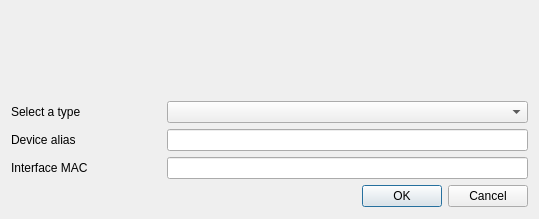
<?xml version="1.0" encoding="UTF-8"?>
<ui version="4.0">
 <class>frmDeviceCRUD</class>
 <widget class="QDialog" name="frmDeviceCRUD">
  <property name="geometry">
   <rect>
    <x>0</x>
    <y>0</y>
    <width>539</width>
    <height>219</height>
   </rect>
  </property>
  <property name="windowIcon">
   <iconset resource="../images/devicesinlan.qrc">
    <normaloff>:/configure.png</normaloff>:/configure.png</iconset>
  </property>
  <layout class="QVBoxLayout" name="verticalLayout_2">
   <item>
    <layout class="QVBoxLayout" name="verticalLayout">
     <item>
      <widget class="QLabel" name="lblTitle">
       <property name="minimumSize">
        <size>
         <width>0</width>
         <height>30</height>
        </size>
       </property>
       <property name="maximumSize">
        <size>
         <width>16777215</width>
         <height>30</height>
        </size>
       </property>
       <property name="font">
        <font>
         <pointsize>12</pointsize>
         <weight>75</weight>
         <bold>true</bold>
        </font>
       </property>
       <property name="alignment">
        <set>Qt::AlignCenter</set>
       </property>
      </widget>
     </item>
     <item>
      <layout class="QHBoxLayout" name="horizontalLayout_2">
       <item>
        <spacer name="horizontalSpacer_2">
         <property name="orientation">
          <enum>Qt::Horizontal</enum>
         </property>
         <property name="sizeHint" stdset="0">
          <size>
           <width>40</width>
           <height>20</height>
          </size>
         </property>
        </spacer>
       </item>
       <item>
        <widget class="QLabel" name="lblPixmap">
         <property name="sizePolicy">
          <sizepolicy hsizetype="Fixed" vsizetype="Fixed">
           <horstretch>0</horstretch>
           <verstretch>0</verstretch>
          </sizepolicy>
         </property>
         <property name="minimumSize">
          <size>
           <width>48</width>
           <height>48</height>
          </size>
         </property>
         <property name="maximumSize">
          <size>
           <width>48</width>
           <height>48</height>
          </size>
         </property>
         <property name="pixmap">
          <pixmap resource="../images/devicesinlan.qrc">:/configure.png</pixmap>
         </property>
         <property name="scaledContents">
          <bool>true</bool>
         </property>
         <property name="alignment">
          <set>Qt::AlignCenter</set>
         </property>
        </widget>
       </item>
       <item>
        <spacer name="horizontalSpacer">
         <property name="orientation">
          <enum>Qt::Horizontal</enum>
         </property>
         <property name="sizeHint" stdset="0">
          <size>
           <width>40</width>
           <height>20</height>
          </size>
         </property>
        </spacer>
       </item>
      </layout>
     </item>
     <item>
      <layout class="QHBoxLayout" name="horizontalLayout">
       <item>
        <widget class="QLabel" name="label_2">
         <property name="minimumSize">
          <size>
           <width>150</width>
           <height>0</height>
          </size>
         </property>
         <property name="maximumSize">
          <size>
           <width>150</width>
           <height>16777215</height>
          </size>
         </property>
         <property name="text">
          <string>Select a type</string>
         </property>
        </widget>
       </item>
       <item>
        <widget class="QComboBox" name="cmbType">
         <property name="sizePolicy">
          <sizepolicy hsizetype="Expanding" vsizetype="Fixed">
           <horstretch>0</horstretch>
           <verstretch>0</verstretch>
          </sizepolicy>
         </property>
        </widget>
       </item>
      </layout>
     </item>
     <item>
      <layout class="QHBoxLayout" name="horizontalLayout_3">
       <item>
        <widget class="QLabel" name="label">
         <property name="minimumSize">
          <size>
           <width>150</width>
           <height>0</height>
          </size>
         </property>
         <property name="maximumSize">
          <size>
           <width>150</width>
           <height>16777215</height>
          </size>
         </property>
         <property name="text">
          <string>Device alias</string>
         </property>
        </widget>
       </item>
       <item>
        <widget class="QLineEdit" name="txtAlias"/>
       </item>
      </layout>
     </item>
     <item>
      <layout class="QHBoxLayout" name="horizontalLayout_5">
       <item>
        <widget class="QLabel" name="label_4">
         <property name="minimumSize">
          <size>
           <width>150</width>
           <height>0</height>
          </size>
         </property>
         <property name="maximumSize">
          <size>
           <width>150</width>
           <height>16777215</height>
          </size>
         </property>
         <property name="text">
          <string>Interface MAC</string>
         </property>
        </widget>
       </item>
       <item>
        <widget class="QLineEdit" name="txtMAC">
         <property name="readOnly">
          <bool>true</bool>
         </property>
        </widget>
       </item>
      </layout>
     </item>
     <item>
      <widget class="QDialogButtonBox" name="buttonBox">
       <property name="orientation">
        <enum>Qt::Horizontal</enum>
       </property>
       <property name="standardButtons">
        <set>QDialogButtonBox::Cancel|QDialogButtonBox::Ok</set>
       </property>
      </widget>
     </item>
    </layout>
   </item>
  </layout>
 </widget>
 <resources>
  <include location="../images/devicesinlan.qrc"/>
 </resources>
 <connections>
  <connection>
   <sender>buttonBox</sender>
   <signal>accepted()</signal>
   <receiver>frmDeviceCRUD</receiver>
   <slot>accept()</slot>
   <hints>
    <hint type="sourcelabel">
     <x>248</x>
     <y>254</y>
    </hint>
    <hint type="destinationlabel">
     <x>157</x>
     <y>274</y>
    </hint>
   </hints>
  </connection>
  <connection>
   <sender>buttonBox</sender>
   <signal>rejected()</signal>
   <receiver>frmDeviceCRUD</receiver>
   <slot>reject()</slot>
   <hints>
    <hint type="sourcelabel">
     <x>316</x>
     <y>260</y>
    </hint>
    <hint type="destinationlabel">
     <x>286</x>
     <y>274</y>
    </hint>
   </hints>
  </connection>
 </connections>
</ui>
